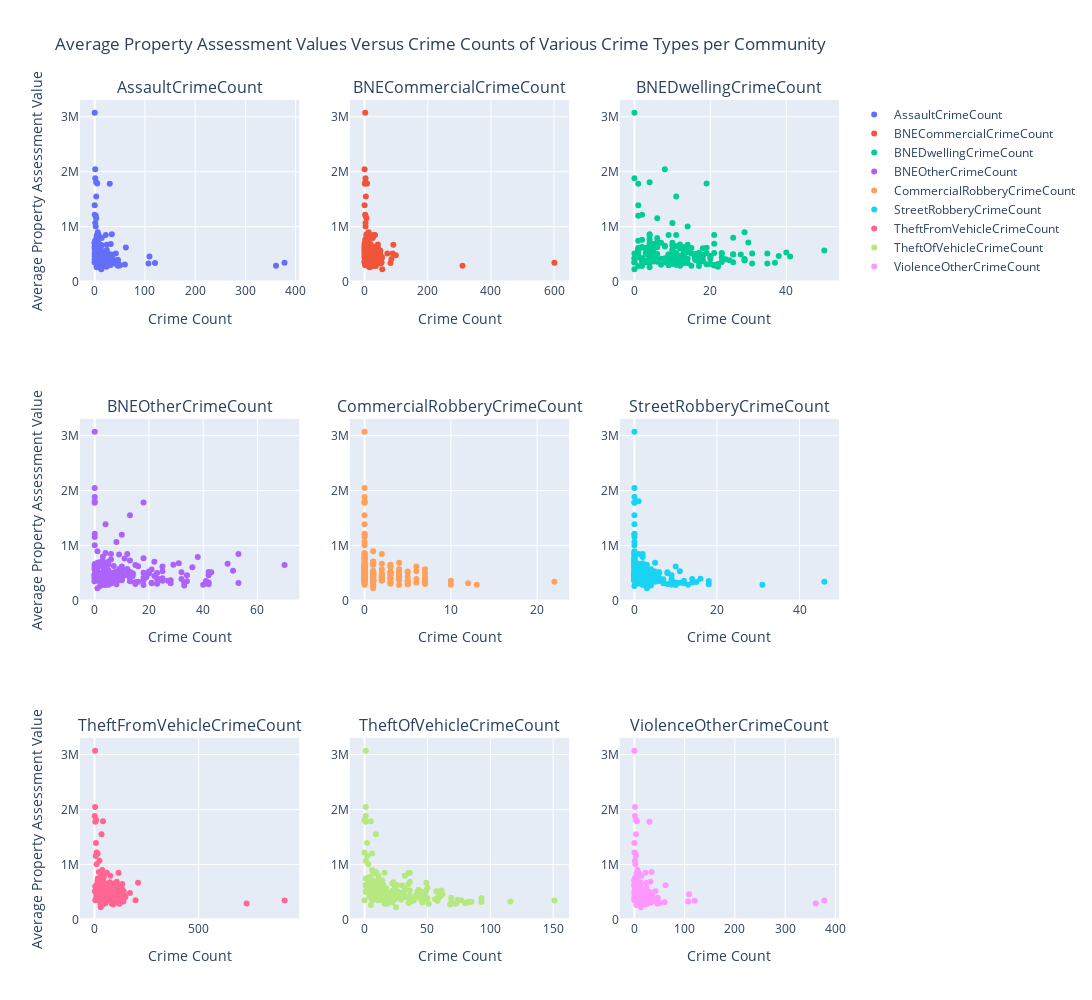
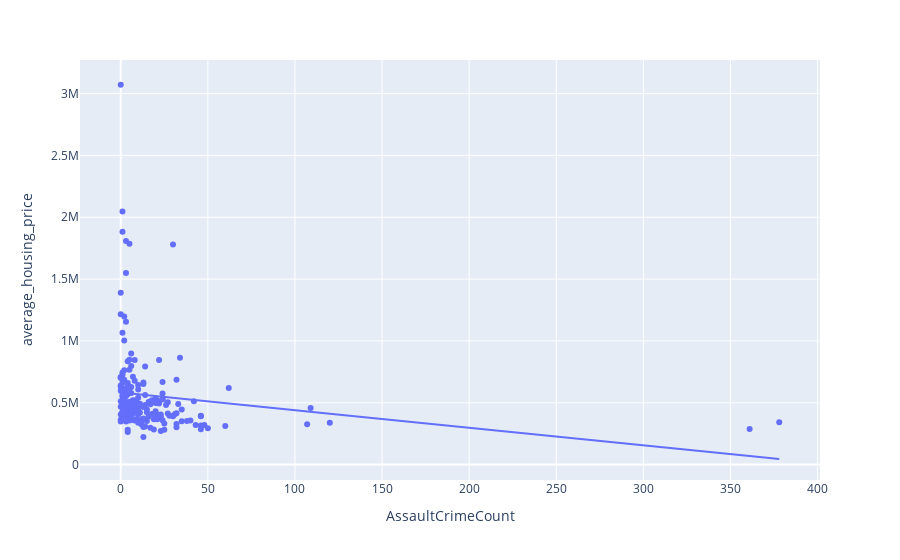
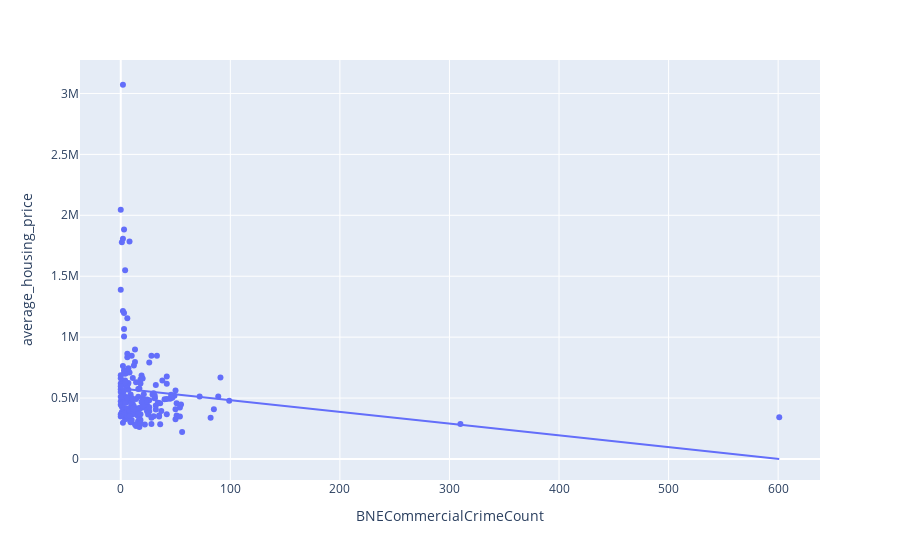
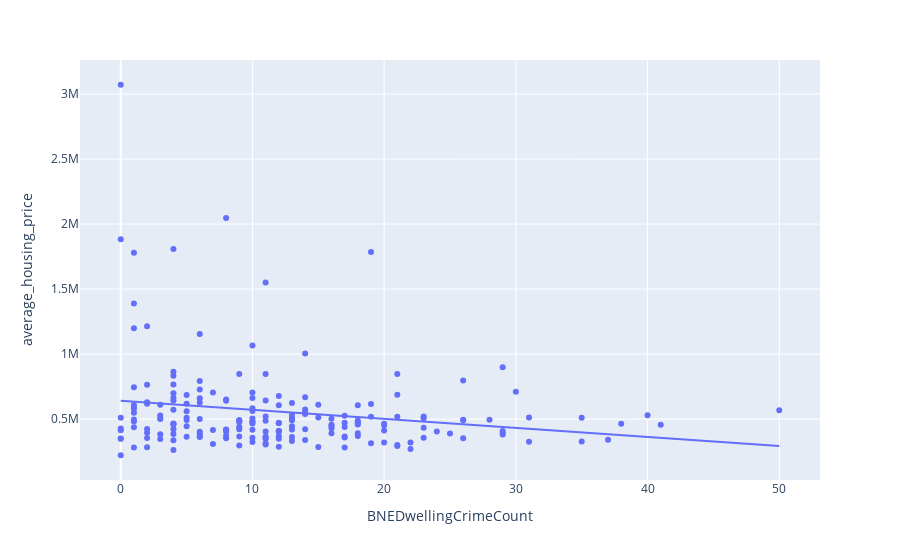

Notebook code cell kept with these figures, in order:
### Code cell
#graph for part 3 of guiding question 1 

#SUBPLOTS OF ALL THE DIFF CRIME TYPES AGAINST AVERAGE PROPERTY ASSESSMENT VALUES
fig = make_subplots(rows = 3, cols = 3, subplot_titles = query_avg_prop_crimetype_total.columns[2:])  

row_counter = 1
col_counter = 1

for column in query_avg_prop_crimetype_total.columns[2:]:
    fig.add_trace(go.Scatter(
        x = query_avg_prop_crimetype_total[column],
        y = query_avg_prop_crimetype_total["average_housing_price"],
        mode = "markers",
        name = column,
        text = query_avg_prop_crimetype_total["COMM_NAME"]),
        row = row_counter,
        col = col_counter)
    
    #fig.update_yaxes(title_text='Average Property Assessment Value', row=row_counter, col=col_counter)
    fig.update_xaxes(title_text='Crime Count', row=row_counter, col=col_counter)
    
    col_counter += 1
    if col_counter == 4:
        row_counter += 1
        col_counter = 1
    #fig.update_yaxes(range=[0, 2000000])
#fig.update_traces(marker_size = 5)
fig.update_yaxes(title_text='Average Property Assessment Value', row=1, col=1)
fig.update_yaxes(title_text='Average Property Assessment Value', row=2, col=1)
fig.update_yaxes(title_text='Average Property Assessment Value', row=3, col=1)
fig.update_layout(height=1000, width = 1200, showlegend = True, xaxis_title = "Crime Count", yaxis_title = "Average Property Assessment Value", title = "Average Property Assessment Values Versus Crime Counts of Various Crime Types per Community")
fig.show()


#SEPARATE PLOTS THAT ARE NOT SUBPLOTS OF IT TO SEE TREND LINES
fig = go.Figure()

for column in query_avg_prop_crimetype_total.columns[2:]:
    fig = px.scatter(query_avg_prop_crimetype_total, x = column, y = "average_housing_price", trendline = "ols")
    fig.show()

### Figure 1 — Plotly figure (JSON) as saved in the notebook; plotly's stock layout.template omitted (floating-point values rounded to 4 significant figures; data arrays with more than 128 entries replaced by an {"elided": "..."} marker saying what was removed)
{"data": [{"mode": "markers", "name": "AssaultCrimeCount", "text": {"elided": "196 str values"}, "type": "scatter", "x": {"elided": "196 int values"}, "xaxis": "x", "y": {"elided": "196 float values"}, "yaxis": "y"}, {"mode": "markers", "name": "BNECommercialCrimeCount", "text": {"elided": "196 str values"}, "type": "scatter", "x": {"elided": "196 int values"}, "xaxis": "x2", "y": {"elided": "196 float values"}, "yaxis": "y2"}, {"mode": "markers", "name": "BNEDwellingCrimeCount", "text": {"elided": "196 str values"}, "type": "scatter", "x": {"elided": "196 int values"}, "xaxis": "x3", "y": {"elided": "196 float values"}, "yaxis": "y3"}, {"mode": "markers", "name": "BNEOtherCrimeCount", "text": {"elided": "196 str values"}, "type": "scatter", "x": {"elided": "196 int values"}, "xaxis": "x4", "y": {"elided": "196 float values"}, "yaxis": "y4"}, {"mode": "markers", "name": "CommercialRobberyCrimeCount", "text": {"elided": "196 str values"}, "type": "scatter", "x": {"elided": "196 int values"}, "xaxis": "x5", "y": {"elided": "196 float values"}, "yaxis": "y5"}, {"mode": "markers", "name": "StreetRobberyCrimeCount", "text": {"elided": "196 str values"}, "type": "scatter", "x": {"elided": "196 int values"}, "xaxis": "x6", "y": {"elided": "196 float values"}, "yaxis": "y6"}, {"mode": "markers", "name": "TheftFromVehicleCrimeCount", "text": {"elided": "196 str values"}, "type": "scatter", "x": {"elided": "196 int values"}, "xaxis": "x7", "y": {"elided": "196 float values"}, "yaxis": "y7"}, {"mode": "markers", "name": "TheftOfVehicleCrimeCount", "text": {"elided": "196 str values"}, "type": "scatter", "x": {"elided": "196 int values"}, "xaxis": "x8", "y": {"elided": "196 float values"}, "yaxis": "y8"}, {"mode": "markers", "name": "ViolenceOtherCrimeCount", "text": {"elided": "196 str values"}, "type": "scatter", "x": {"elided": "196 int values"}, "xaxis": "x9", "y": {"elided": "196 float values"}, "yaxis": "y9"}], "layout": {"annotations": [{"font": {"size": 16}, "showarrow": false, "text": "AssaultCrimeCount", "x": 0.1444, "xanchor": "center", "xref": "paper", "y": 1, "yanchor": "bottom", "yref": "paper"}, {"font": {"size": 16}, "showarrow": false, "text": "BNECommercialCrimeCount", "x": 0.5, "xanchor": "center", "xref": "paper", "y": 1, "yanchor": "bottom", "yref": "paper"}, {"font": {"size": 16}, "showarrow": false, "text": "BNEDwellingCrimeCount", "x": 0.8556, "xanchor": "center", "xref": "paper", "y": 1, "yanchor": "bottom", "yref": "paper"}, {"font": {"size": 16}, "showarrow": false, "text": "BNEOtherCrimeCount", "x": 0.1444, "xanchor": "center", "xref": "paper", "y": 0.6111, "yanchor": "bottom", "yref": "paper"}, {"font": {"size": 16}, "showarrow": false, "text": "CommercialRobberyCrimeCount", "x": 0.5, "xanchor": "center", "xref": "paper", "y": 0.6111, "yanchor": "bottom", "yref": "paper"}, {"font": {"size": 16}, "showarrow": false, "text": "StreetRobberyCrimeCount", "x": 0.8556, "xanchor": "center", "xref": "paper", "y": 0.6111, "yanchor": "bottom", "yref": "paper"}, {"font": {"size": 16}, "showarrow": false, "text": "TheftFromVehicleCrimeCount", "x": 0.1444, "xanchor": "center", "xref": "paper", "y": 0.2222, "yanchor": "bottom", "yref": "paper"}, {"font": {"size": 16}, "showarrow": false, "text": "TheftOfVehicleCrimeCount", "x": 0.5, "xanchor": "center", "xref": "paper", "y": 0.2222, "yanchor": "bottom", "yref": "paper"}, {"font": {"size": 16}, "showarrow": false, "text": "ViolenceOtherCrimeCount", "x": 0.8556, "xanchor": "center", "xref": "paper", "y": 0.2222, "yanchor": "bottom", "yref": "paper"}], "height": 1000, "showlegend": true, "title": {"text": "Average Property Assessment Values Versus Crime Counts of Various Crime Types per Community"}, "width": 1200, "xaxis": {"anchor": "y", "domain": [0, 0.2889], "title": {"text": "Crime Count"}}, "xaxis2": {"anchor": "y2", "domain": [0.3556, 0.6444], "title": {"text": "Crime Count"}}, "xaxis3": {"anchor": "y3", "domain": [0.7111, 1], "title": {"text": "Crime Count"}}, "xaxis4": {"anchor": "y4", "domain": [0, 0.2889], "title": {"text": "Crime Count"}}, "xaxis5": {"anchor": "y5", "domain": [0.3556, 0.6444], "title": {"text": "Crime Count"}}, "xaxis6": {"anchor": "y6", "domain": [0.7111, 1], "title": {"text": "Crime Count"}}, "xaxis7": {"anchor": "y7", "domain": [0, 0.2889], "title": {"text": "Crime Count"}}, "xaxis8": {"anchor": "y8", "domain": [0.3556, 0.6444], "title": {"text": "Crime Count"}}, "xaxis9": {"anchor": "y9", "domain": [0.7111, 1], "title": {"text": "Crime Count"}}, "yaxis": {"anchor": "x", "domain": [0.7778, 1], "title": {"text": "Average Property Assessment Value"}}, "yaxis2": {"anchor": "x2", "domain": [0.7778, 1]}, "yaxis3": {"anchor": "x3", "domain": [0.7778, 1]}, "yaxis4": {"anchor": "x4", "domain": [0.3889, 0.6111], "title": {"text": "Average Property Assessment Value"}}, "yaxis5": {"anchor": "x5", "domain": [0.3889, 0.6111]}, "yaxis6": {"anchor": "x6", "domain": [0.3889, 0.6111]}, "yaxis7": {"anchor": "x7", "domain": [0, 0.2222], "title": {"text": "Average Property Assessment Value"}}, "yaxis8": {"anchor": "x8", "domain": [0, 0.2222]}, "yaxis9": {"anchor": "x9", "domain": [0, 0.2222]}}}

### Figure 2 — Plotly figure (JSON) as saved in the notebook; plotly's stock layout.template omitted (floating-point values rounded to 4 significant figures; data arrays with more than 128 entries replaced by an {"elided": "..."} marker saying what was removed)
{"data": [{"hovertemplate": "AssaultCrimeCount=%{x}<br>average_housing_price=%{y}<extra></extra>", "legendgroup": "", "marker": {"color": "#636efa", "symbol": "circle"}, "mode": "markers", "name": "", "orientation": "v", "showlegend": false, "type": "scatter", "x": {"elided": "196 int values"}, "xaxis": "x", "y": {"elided": "196 float values"}, "yaxis": "y"}, {"hovertemplate": "<b>OLS trendline</b><br>average_housing_price = -1421.74 * AssaultCrimeCount + 582530<br>R<sup>2</sup>=0.027711<br><br>AssaultCrimeCount=%{x}<br>average_housing_price=%{y} <b>(trend)</b><extra></extra>", "legendgroup": "", "marker": {"color": "#636efa", "symbol": "circle"}, "mode": "lines", "name": "", "showlegend": false, "type": "scatter", "x": {"elided": "196 int values"}, "xaxis": "x", "y": {"elided": "196 float values"}, "yaxis": "y"}], "layout": {"legend": {"tracegroupgap": 0}, "margin": {"t": 60}, "xaxis": {"anchor": "y", "domain": [0, 1], "title": {"text": "AssaultCrimeCount"}}, "yaxis": {"anchor": "x", "domain": [0, 1], "title": {"text": "average_housing_price"}}}}

### Figure 3 — Plotly figure (JSON) as saved in the notebook; plotly's stock layout.template omitted (floating-point values rounded to 4 significant figures; data arrays with more than 128 entries replaced by an {"elided": "..."} marker saying what was removed)
{"data": [{"hovertemplate": "BNECommercialCrimeCount=%{x}<br>average_housing_price=%{y}<extra></extra>", "legendgroup": "", "marker": {"color": "#636efa", "symbol": "circle"}, "mode": "markers", "name": "", "orientation": "v", "showlegend": false, "type": "scatter", "x": {"elided": "196 int values"}, "xaxis": "x", "y": {"elided": "196 float values"}, "yaxis": "y"}, {"hovertemplate": "<b>OLS trendline</b><br>average_housing_price = -964.107 * BNECommercialCrimeCount + 579140<br>R<sup>2</sup>=0.020100<br><br>BNECommercialCrimeCount=%{x}<br>average_housing_price=%{y} <b>(trend)</b><extra></extra>", "legendgroup": "", "marker": {"color": "#636efa", "symbol": "circle"}, "mode": "lines", "name": "", "showlegend": false, "type": "scatter", "x": {"elided": "196 int values"}, "xaxis": "x", "y": {"elided": "196 float values"}, "yaxis": "y"}], "layout": {"legend": {"tracegroupgap": 0}, "margin": {"t": 60}, "xaxis": {"anchor": "y", "domain": [0, 1], "title": {"text": "BNECommercialCrimeCount"}}, "yaxis": {"anchor": "x", "domain": [0, 1], "title": {"text": "average_housing_price"}}}}

### Figure 4 — Plotly figure (JSON) as saved in the notebook; plotly's stock layout.template omitted (floating-point values rounded to 4 significant figures; data arrays with more than 128 entries replaced by an {"elided": "..."} marker saying what was removed)
{"data": [{"hovertemplate": "BNEDwellingCrimeCount=%{x}<br>average_housing_price=%{y}<extra></extra>", "legendgroup": "", "marker": {"color": "#636efa", "symbol": "circle"}, "mode": "markers", "name": "", "orientation": "v", "showlegend": false, "type": "scatter", "x": {"elided": "196 int values"}, "xaxis": "x", "y": {"elided": "196 float values"}, "yaxis": "y"}, {"hovertemplate": "<b>OLS trendline</b><br>average_housing_price = -6966.43 * BNEDwellingCrimeCount + 641331<br>R<sup>2</sup>=0.036257<br><br>BNEDwellingCrimeCount=%{x}<br>average_housing_price=%{y} <b>(trend)</b><extra></extra>", "legendgroup": "", "marker": {"color": "#636efa", "symbol": "circle"}, "mode": "lines", "name": "", "showlegend": false, "type": "scatter", "x": {"elided": "196 int values"}, "xaxis": "x", "y": {"elided": "196 float values"}, "yaxis": "y"}], "layout": {"legend": {"tracegroupgap": 0}, "margin": {"t": 60}, "xaxis": {"anchor": "y", "domain": [0, 1], "title": {"text": "BNEDwellingCrimeCount"}}, "yaxis": {"anchor": "x", "domain": [0, 1], "title": {"text": "average_housing_price"}}}}
